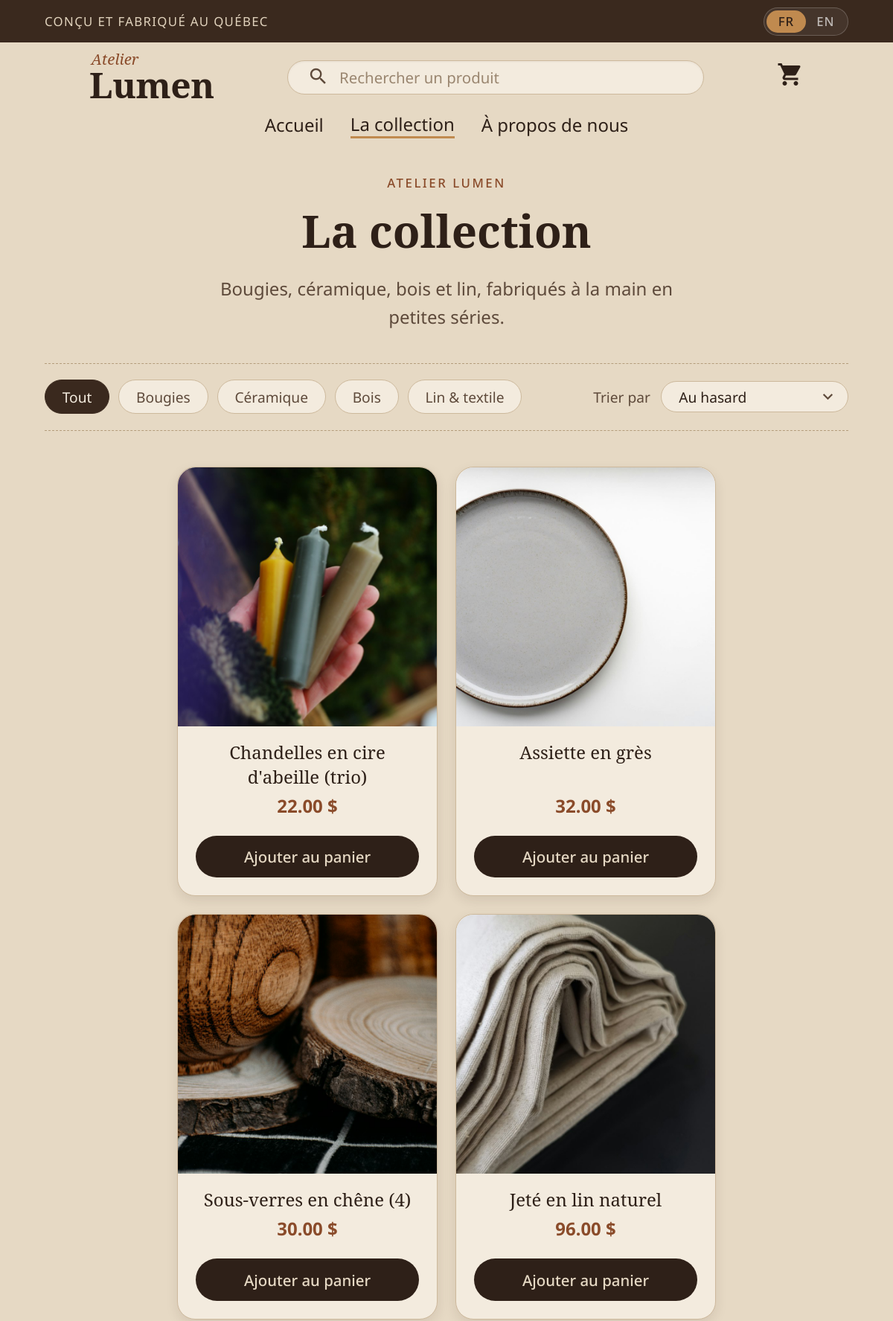
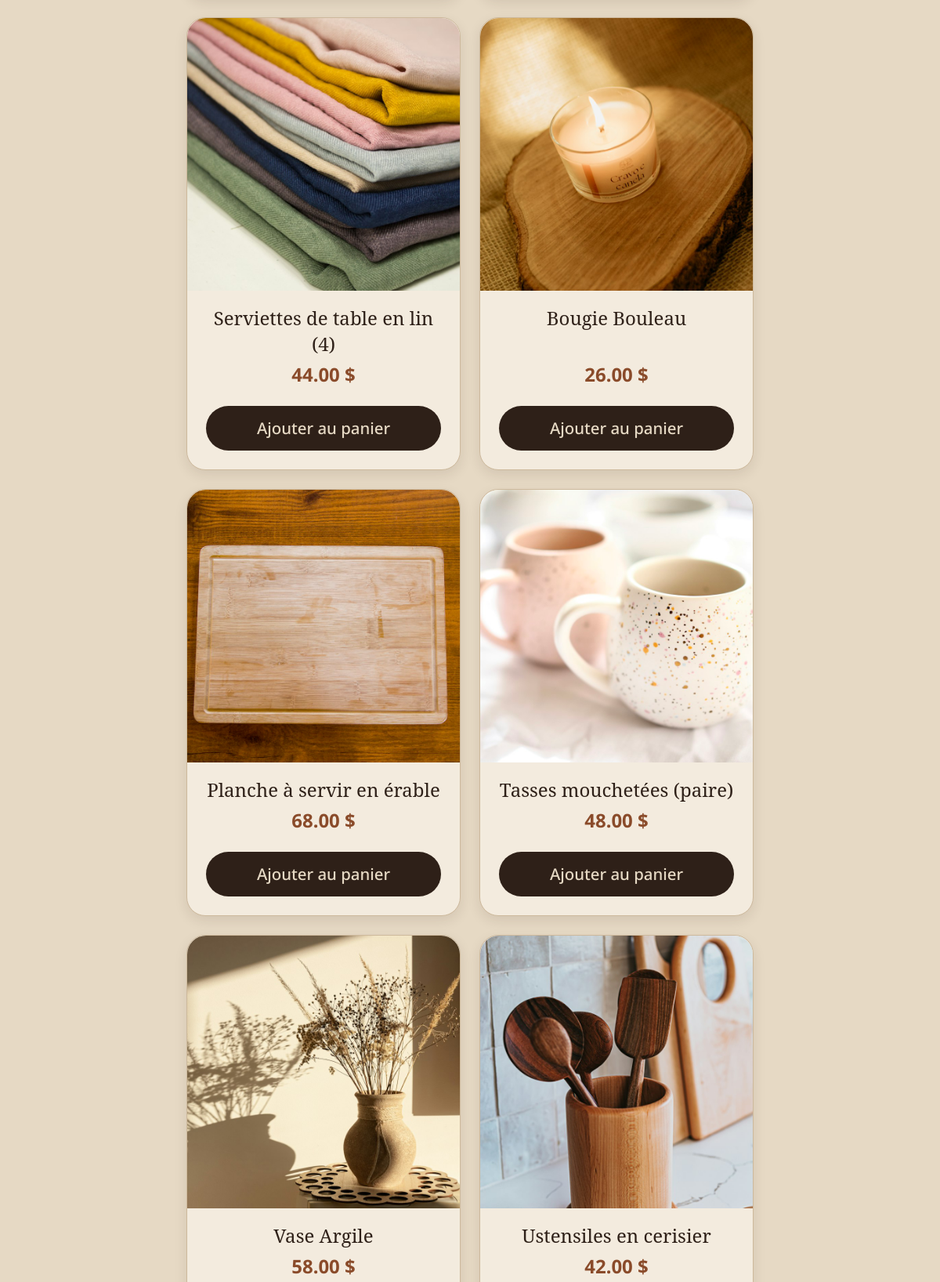
Screenshot of /collection.php (upper part) with the database file from the repository (2 pictures, top to bottom).
### tables this page shows
CREATE TABLE `categorie` (
  `id` tinyint(4) NOT NULL,
  `nom` varchar(50) NOT NULL COMMENT 'Nom en français',
  `nom_en` varchar(50) NOT NULL COMMENT 'Nom en anglais'
);

CREATE TABLE `produit` (
  `id` smallint(6) NOT NULL,
  `nom` varchar(100) NOT NULL COMMENT 'Nom en français',
  `nom_en` varchar(100) NOT NULL COMMENT 'Nom en anglais',
  `prix` decimal(5,2) NOT NULL,
  `ventes` smallint(6) NOT NULL,
  `dac` date NOT NULL,
  `image` varchar(25) NOT NULL COMMENT 'Nom complet du fichier image',
  `id_categorie` tinyint(4) NOT NULL
);

### lib/catalogue.lib.php (called while the page is built, shortened)
<?php
function obtenirCategories($cnx, $langue='fr') {
  $colNom = colonneNom($langue);
  return lire($cnx, "SELECT id, $colNom AS nom FROM categorie ORDER BY id");
}
function obtenirProduits($cnx, $tri='RAND()', $filtre='tous', $recherche='', $langue='fr') {
  $colNom = colonneNom($langue);
  $conditions = [];
  $recherche = trim($recherche);
  $clauseWhere = count($conditions) > 0 ? " WHERE " . implode(" AND ", $conditions) : "";
  $tris = [
    'RAND()'      => 'RAND()',
    'prix ASC'    => 'prix ASC',
    'prix DESC'   => 'prix DESC',
    'nom ASC'     => "$colNom ASC",
    'nom DESC'    => "$colNom DESC",
    'dac DESC'    => 'dac DESC',
    'ventes DESC' => 'ventes DESC'
  ];
  $ordre = $tris[$tri] ?? 'RAND()';
  return lire($cnx, "SELECT id, $colNom AS nom, prix, ventes, dac, image, id_categorie
                       FROM produit $clauseWhere ORDER BY $ordre");
}

### lib/outils.lib.php (called while the page is built, shortened)
<?php
function h($texte) {
  return htmlspecialchars((string) $texte, ENT_QUOTES, 'UTF-8');
}
function colonneNom($langue) {
  return ($langue == 'en') ? 'nom_en' : 'nom';
}

### lib/sql.lib.php (called while the page is built, shortened)
<?php
function soumettreRequete($refCnx, $req) {
  return mysqli_query($refCnx, $req);
}
function lire($refCnx, $req, $mode=MYSQLI_ASSOC) {
  $res = soumettreRequete($refCnx, $req);
  return mysqli_fetch_all($res, $mode);
}

### collection.php (the view, shortened to what this page needs)
<?php
$page = "collection";
include('commun/entete.com.php');
include("lib/catalogue.lib.php");
$recherche = trim($_GET["q"] ?? "");
$categories = obtenirCategories($cnx, $codeLangue);
$produits = obtenirProduits($cnx, 'RAND()', 'tous', $recherche, $codeLangue);
$_cat = $textes["catalogue"];
?>
<main class="page-produits page-collection">
	<header class="amorce">
		<p class="surtitre"><?= $_["surtitre"]; ?></p>
		<h1><?= $_["titrePage"]; ?></h1>
		<?php if ($recherche !== '') : ?>
			<p class="sous-titre">
				<?= $_cat["resultatsPour"]; ?> « <?= h($recherche); ?> »
				· <a class="effacer-recherche" href="collection.php"><?= $_cat["effacerRecherche"]; ?></a>
			</p>
		<?php else : ?>
			<p class="sous-titre"><?= $_["sousTitre"]; ?></p>
		<?php endif; ?>
	</header>
	<form class="controle" action="" method="get">
		<fieldset class="filtre">
			<label class="puce">
				<span><?= $_cat["filtreTous"]; ?></span>
			</label>
			<?php foreach ($categories as $categorie) : ?>
				<label class="puce">
					<span><?= h($categorie["nom"]); ?></span>
				</label>
			<?php endforeach; ?>
		</fieldset>
		<label class="tri">
			<span class="tri-etiquette"><?= $_cat["triEtiquette"]; ?></span>
			<span class="tri-select">
				<select name="tri">
					<option value="RAND()"><?= $_cat["triAlea"]; ?></option>
				</select>
			</span>
		</label>
	</form>
	<article class="principal liste-produits" data-message-vide="<?= h($_cat["aucunProduit"]); ?>">
		<?php foreach ($produits as $prod) : ?>
			<div class="produit" data-pid="<?= $prod["id"]; ?>">
				<span class="image">
					<img src="images/produits/<?= h($prod["image"]); ?>" alt="<?= h($prod["nom"]); ?>" loading="lazy">
				</span>
				<div class="prd-info">
					<span class="nom"><?= h($prod["nom"]); ?></span>
					<span class="prix montant"><?= number_format($prod["prix"], 2); ?></span>
				</div>
				<button class="btn-ajouter"><?= $_cat["btnAjouter"]; ?></button>
			</div>
		<?php endforeach; ?>
	</article>
</main>
<?php include('commun/pied2page.com.php'); ?>

### css/theme.css (style rules this page uses)
:root { --clr-fond-page: #e6d9c4; --clr-fond-carte: #f3ebde; --clr-fond-pied: #2a1d15; --clr-texte: #2e2018; --clr-texte-doux: #5e4a3b; --clr-bordure: #cdb99c; --clr-couture: #b49d7c; --clr-noyer: #3a291e; --clr-olive: #56653f; --clr-olive-clair: #b9c49c; --clr-rouille: #8a4b2a; --clr-miel: #c08a4f; --clr-fond-principale: #3a291e; --clr-fond-claire: #f3ebde; --clr-fond-actif: #c08a4f; --clr-fond-panier: #8a4b2a; --clr-fond-boutons: #56653f; --clr-fond-menu-responsive: #e6d9c4; --clr-texte-secondaire: #f3ebde; --clr-texte-tertiaire: #e1d3bd; --boxshadow-principal: rgba(46, 32, 24, 0.22) 0px 18px 36px, rgba(46, 32, 24, 0.10) 0px 4px 10px; --boxshadow-carte: rgba(46, 32, 24, 0.10) 0px 6px 16px; }

### css/sty.css (style rules this page uses)
*, *::after, *::before { box-sizing: border-box; }
html[lang="fr"] .montant::after { content: ' $'; }
html { font-size: clamp(18px, 2vw, 24px); color-scheme: light only; }
body { margin: 0; padding: 0; font-family: 'Noto Sans', sans-serif; background-color: var(--clr-fond-page); color: var(--clr-texte); }
h1, h2, h3, footer h2 { font-family: 'Noto Serif', serif; font-weight: 900; color: inherit; }
button, select, input { font-family: inherit; }
main { flex-grow: 1; width: 95vw; margin: 2rem auto; }
main.page-produits { width: min(1100px, 90vw); }
main.page-produits .amorce { text-align: center; margin-bottom: 1.75rem; }
main.page-produits .amorce .surtitre { margin: 0 0 0.5rem; font-size: 0.7rem; letter-spacing: 0.15em; text-transform: uppercase; color: var(--clr-rouille); font-weight: 500; }
main.page-produits .amorce h1 { margin: 0; font-size: clamp(2rem, 5vw, 3rem); }
main.page-produits .amorce .sous-titre { margin: 0.75rem auto 0; max-width: 48ch; line-height: 1.6; color: var(--clr-texte-doux); }
main.page-produits .controle { display: flex; flex-wrap: wrap; align-items: center; justify-content: space-between; gap: 1rem; padding: 0.9rem 0; border-top: 1px dashed var(--clr-couture); border-bottom: 1px dashed var(--clr-couture); }
main.page-produits .controle .filtre { display: flex; flex-wrap: wrap; gap: 0.5rem; margin: 0; padding: 0; border: none; }
main.page-produits .controle .puce span { display: inline-block; padding: 0.35rem 0.95rem; border: 1px solid var(--clr-bordure); border-radius: 999px; background-color: var(--clr-fond-carte); font-size: 0.8rem; color: var(--clr-texte-doux); cursor: pointer; transition: background-color 0.2s, color 0.2s, border-color 0.2s; }
main.page-produits .controle .puce input:checked + span { background-color: var(--clr-noyer); border-color: var(--clr-noyer); color: var(--clr-fond-carte); }
main.page-produits .controle .tri { display: flex; align-items: center; gap: 0.6rem; font-size: 0.8rem; color: var(--clr-texte-doux); }
main.page-produits .controle .tri-select { position: relative; display: inline-flex; align-items: center; }
main.page-produits .controle .tri select { appearance: none; -webkit-appearance: none; padding: 0.4rem 2.2rem 0.4rem 0.95rem; border: 1px solid var(--clr-bordure); border-radius: 999px; background-color: var(--clr-fond-carte); color: var(--clr-texte); font-size: 0.8rem; cursor: pointer; }
.liste-produits { margin: 1rem auto; width: 100%; margin-top: 2rem; display: flex; justify-content: center; flex-wrap: wrap; gap: 1rem; }
.liste-produits .produit { position: relative; width: 33%; min-width: 200px; max-width: 350px; display: flex; flex-direction: column; background-color: var(--clr-fond-carte); border: 1px solid var(--clr-bordure); border-radius: 1rem; box-shadow: var(--boxshadow-carte); transition: transform 0.2s, box-shadow 0.2s; }
.liste-produits .produit .prd-info { display: flex; flex-direction: column; flex-grow: 1; justify-content: space-between; }
.liste-produits .produit .btn-ajouter { margin: 1rem; padding: 0.6rem; cursor: pointer; border: none; border-radius: 999px; background-color: var(--clr-texte); color: var(--clr-fond-page); font-size: 0.85rem; font-weight: 500; transition: background-color 0.2s; }
.liste-produits .produit .image img { width: 100%; display: block; border-radius: 1rem 1rem 0 0; }
.liste-produits .produit .nom { text-align: center; font-family: 'Noto Serif', serif; margin-top: 0.75rem; padding: 0 0.75rem; }
.liste-produits .produit .prix { text-align: center; font-weight: bold; color: var(--clr-fond-panier); margin-top: 0.25rem; }

### rows the page displays
categorie: nom "Bougies"
categorie: nom "Céramique"
categorie: nom "Bois"
categorie: nom "Lin & textile"
produit: image (picture), nom "Chandelles en cire d'abeille (trio)", prix "22.00"
produit: image (picture), nom "Assiette en grès", prix "32.00"
produit: image (picture), nom "Sous-verres en chêne (4)", prix "30.00"
produit: image (picture), nom "Jeté en lin naturel", prix "96.00"
produit: image (picture), nom "Serviettes de table en lin (4)", prix "44.00"
produit: image (picture), nom "Bougie Bouleau", prix "26.00"
produit: image (picture), nom "Planche à servir en érable", prix "68.00"
produit: image (picture), nom "Tasses mouchetées (paire)", prix "48.00"
produit: image (picture), nom "Vase Argile", prix "58.00"
produit: image (picture), nom "Ustensiles en cerisier", prix "42.00"

### other values shown
$_ent["slogan"] "CONÇU ET FABRIQUÉ AU QUÉBEC"
mb_strtoupper($code) "FR"
mb_strtoupper($code) "EN"
$_ent["menuAccueil"] "Accueil"
$_ent["menuCollection"] "La collection"
$_ent["menuAPropos"] "À propos de nous"
$_["surtitre"] "ATELIER LUMEN"
$_["titrePage"] "La collection"
$_["sousTitre"] "Bougies, céramique, bois et lin, fabriqués à la main en petites séries."
$_cat["filtreTous"] "Tout"
$_cat["triEtiquette"] "Trier par"
form field tri "Au hasard"
